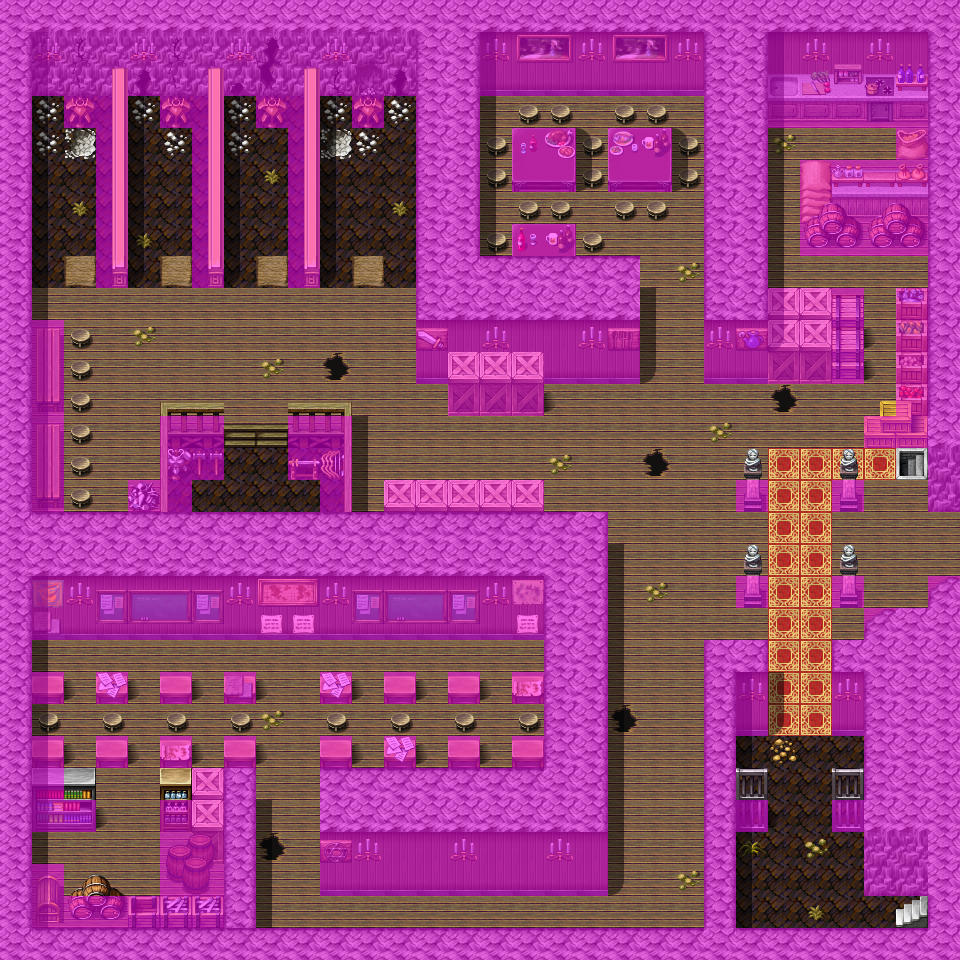

The image is a tile-based game level rendered from a .tmx file. Its description and source (layers, tilesets, objects; grid data summarised) follow:
An orthogonal 30x30 tile map with 32x32 px tiles, 4 tile layers (Ground, Objects, Above, Walkable), 14 tilesets and 19 objects (16x spawn, 3x mapchange).

<map version="1.0" orientation="orthogonal" width="30" height="30" tilewidth="32" tileheight="32">
    <tileset firstgid="1" name="map_3" tilewidth="32" tileheight="32">
        <image source="../drawable/map_3.png" />
    </tileset>
    <tileset firstgid="65" name="map_4" tilewidth="32" tileheight="32">
        <image source="../drawable/map_4.png" />
    </tileset>
    <tileset firstgid="129" name="map_5" tilewidth="32" tileheight="32">
        <image source="../drawable/map_5.png" />
    </tileset>
    <tileset firstgid="193" name="map_14" tilewidth="32" tileheight="32">
        <image source="../drawable/map_14.png" />
    </tileset>
    <tileset firstgid="257" name="map_7" tilewidth="32" tileheight="32">
        <image source="../drawable/map_7.png" />
    </tileset>
    <tileset firstgid="321" name="map_11" tilewidth="32" tileheight="32">
        <image source="../drawable/map_11.png" />
    </tileset>
    <tileset firstgid="385" name="map_15" tilewidth="32" tileheight="32">
        <image source="../drawable/map_15.png" />
    </tileset>
    <tileset firstgid="449" name="map_8" tilewidth="32" tileheight="32">
        <image source="../drawable/map_8.png" />
    </tileset>
    <tileset firstgid="513" name="map_10" tilewidth="32" tileheight="32">
        <image source="../drawable/map_10.png" />
    </tileset>
    <tileset firstgid="577" name="map_9" tilewidth="32" tileheight="32">
        <image source="../drawable/map_9.png" />
    </tileset>
    <tileset firstgid="641" name="map_1" tilewidth="32" tileheight="32">
        <image source="../drawable/map_1.png" />
    </tileset>
    <tileset firstgid="705" name="map_12" tilewidth="32" tileheight="32">
        <image source="../drawable/map_12.png" />
    </tileset>
    <tileset firstgid="769" name="map_2" tilewidth="32" tileheight="32">
        <image source="../drawable/map_2.png" />
    </tileset>
    <tileset firstgid="833" name="map_0" tilewidth="32" tileheight="32">
        <image source="../drawable/map_0.png" />
    </tileset>
    <layer name="Ground" width="30" height="30">
        <data>[900 cells, 900 non-empty, 25 distinct tile ids]</data>
    </layer>
    <layer name="Objects" width="30" height="30">
        <data>[900 cells, 220 non-empty, 69 distinct tile ids]</data>
    </layer>
    <layer name="Above" width="30" height="30">
        <data>[900 cells, 177 non-empty, 47 distinct tile ids]</data>
    </layer>
    <layer name="Walkable" width="30" height="30">
        <data>[900 cells, 509 non-empty, 1 distinct tile ids]</data>
    </layer>
    <objectgroup name="Mapevents">
        <object name="west" type="mapchange" x="896" y="896" width="32" height="32">
            <properties>
                <property name="map" value="blackwater_mountain38" />
                <property name="place" value="south" />
            </properties>
        </object>
        <object name="south" type="mapchange" x="896" y="448" width="32" height="32">
            <properties>
                <property name="map" value="blackwater_mountain44" />
                <property name="place" value="north" />
            </properties>
        </object>
        <object name="east" type="mapchange" x="928" y="512" width="32" height="64">
            <properties>
                <property name="map" value="blackwater_mountain52" />
                <property name="place" value="west" />
            </properties>
        </object>
    </objectgroup>
    <objectgroup name="Spawn">
        <object name="blackwater_guest1" type="spawn" x="480" y="96" width="192" height="160">
            <properties>
                <property name="spawngroup" value="blackwater_guest1" />
            </properties>
        </object>
        <object name="blackwater_guest2" type="spawn" x="512" y="96" width="224" height="192">
            <properties>
                <property name="spawngroup" value="blackwater_guest2" />
            </properties>
        </object>
        <object name="blackwater_cook" type="spawn" x="832" y="128" width="32" height="32">
            <properties>
                <property name="spawngroup" value="blackwater_cook" />
            </properties>
        </object>
        <object name="mazeg" type="spawn" x="832" y="416" width="32" height="32">
            <properties>
                <property name="spawngroup" value="mazeg" />
            </properties>
        </object>
        <object name="keneg" type="spawn" x="384" y="384" width="320" height="256">
            <properties>
                <property name="spawngroup" value="keneg" />
            </properties>
        </object>
        <object name="waeges" type="spawn" x="224" y="448" width="64" height="64">
            <properties>
                <property name="spawngroup" value="waeges" />
            </properties>
        </object>
        <object name="blackwater_fighter" type="spawn" x="160" y="288" width="32" height="32">
            <properties>
                <property name="spawngroup" value="blackwater_fighter" />
            </properties>
        </object>
        <object name="blackwater_fighter_1" type="spawn" x="256" y="288" width="32" height="32">
            <properties>
                <property name="spawngroup" value="blackwater_fighter" />
            </properties>
        </object>
        <object name="blackwater_pupil" type="spawn" x="160" y="704" width="32" height="32">
            <properties>
                <property name="spawngroup" value="blackwater_pupil" />
            </properties>
        </object>
        <object name="ungorm" type="spawn" x="128" y="640" width="320" height="32">
            <properties>
                <property name="spawngroup" value="ungorm" />
            </properties>
        </object>
        <object name="blackwater_pupil_1" type="spawn" x="384" y="704" width="32" height="32">
            <properties>
                <property name="spawngroup" value="blackwater_pupil" />
            </properties>
        </object>
        <object name="blackwater_pupil_2" type="spawn" x="320" y="704" width="32" height="32">
            <properties>
                <property name="spawngroup" value="blackwater_pupil" />
            </properties>
        </object>
        <object name="blackwater_fighter_2" type="spawn" x="64" y="320" width="96" height="192">
            <properties>
                <property name="spawngroup" value="blackwater_fighter" />
            </properties>
        </object>
        <object name="blackwater_entranceguard" type="spawn" x="704" y="736" width="32" height="32">
            <properties>
                <property name="spawngroup" value="blackwater_entranceguard" />
            </properties>
        </object>
        <object name="burhczyd6" type="spawn" x="480" y="128" width="32" height="64">
            <properties>
                <property name="ignoreAreas" value="true" />
                <property name="spawngroup" value="burhczyd6" />
            </properties>
        </object>
        <object name="burhczyd6e" type="spawn" x="480" y="128" width="32" height="64">
            <properties>
                <property name="active" value="false" />
                <property name="ignoreAreas" value="true" />
                <property name="spawngroup" value="burhczyd6e" />
            </properties>
        </object>
    </objectgroup>
    <objectgroup name="Keys" />
</map>
